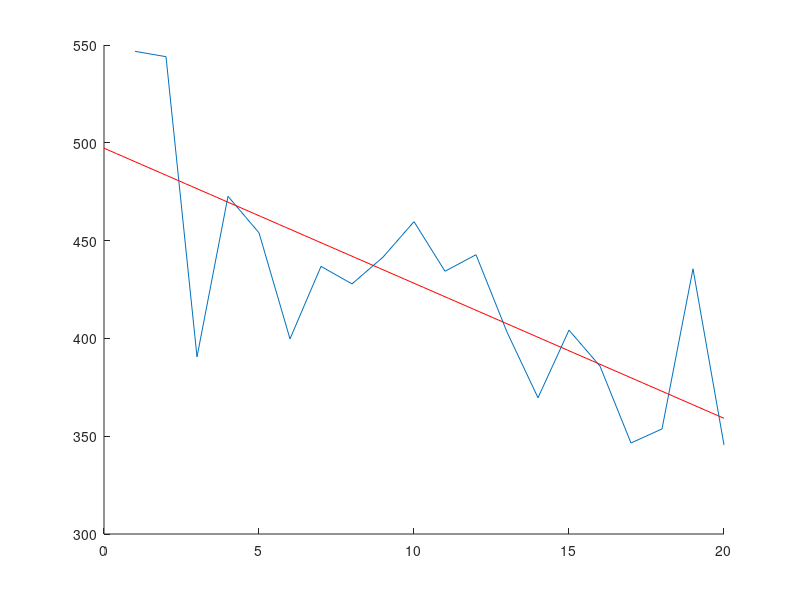
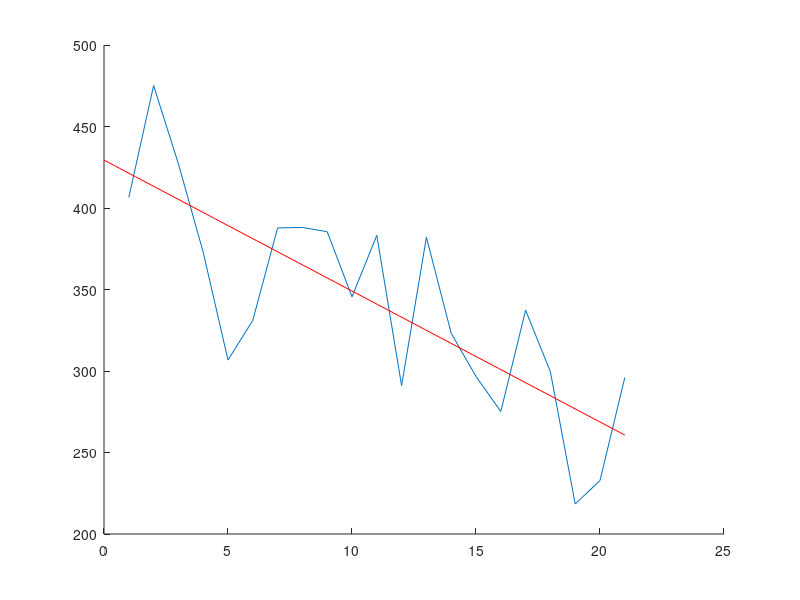
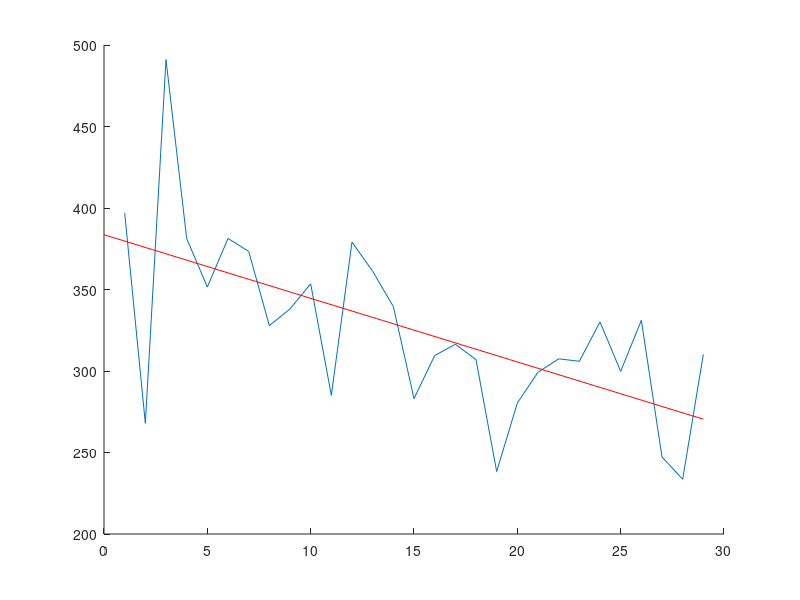

MATLAB code to generate these figures, in order:
% Fit mean per generation
clear all
close all
clc

% Gen_Dia_Data = load('Gen_Dia.mat');
% 
% Art_Gen_Dia = Gen_Dia_Data.Art_Gen_Dia;
% Art_Gen_Dia(isnan(Art_Gen_Dia)) = [];
% 
% Cap_Gen_Dia = Gen_Dia_Data.Cap_Gen_Dia;
% Cap_Gen_Dia (isnan(Cap_Gen_Dia)) = [];
% 
% Ven_Gen_Dia = Gen_Dia_Data.Ven_Gen_Dia;
% Ven_Gen_Dia(isnan(Ven_Gen_Dia)) = [];
% 
% %% Capillary
% Cap_Mean = mean(Cap_Gen_Dia);
% var = var(Cap_Gen_Dia);
% 
% %% Arteriole
% % modelFun =  @(p,x) p(3) .* (x ./ p(1)).^(p(2)-1) .* exp(-(x ./ p(1)).^p(2));
% modelFun =  @(p,x) p(1)*x.^(p(2)) + p(3);
% 
% startingVals = [1 -.3 0];
% coefEsts = nlinfit(1:length(Art_Gen_Dia), Art_Gen_Dia', modelFun, startingVals);
% xgrid = linspace(0,length(Art_Gen_Dia),100);
% figure
% hold on
% plot(1:length(Art_Gen_Dia),Art_Gen_Dia)
% line(xgrid, modelFun(coefEsts, xgrid), 'Color','r');
% 
% %% Venule
% modelFun =  @(p,x) p(1)*x.^(p(2)) + p(3);
% % modelFun =  @(p,x) p(3) .* (x ./ p(1)).^(p(2)-1) .* exp(-(x ./ p(1)).^p(2));
% startingVals = [10 2 5];
% 
% startingVals = [1 -.3 0];
% coefEsts2 = nlinfit(1:length(Ven_Gen_Dia), Ven_Gen_Dia', modelFun, startingVals);
% xgrid = linspace(0,length(Ven_Gen_Dia),100);
% figure
% hold on
% plot(1:length(Ven_Gen_Dia),Ven_Gen_Dia)
% line(xgrid, modelFun(coefEsts2, xgrid), 'Color','r');

%% LENGTH
Gen_Len_Data = load('Gen_Len.mat');

Art_Gen_Len = Gen_Len_Data.Art_Gen_Len;
Art_Gen_Len(isnan(Art_Gen_Len)) = [];

Cap_Gen_Len = Gen_Len_Data.Cap_Gen_Len;
Cap_Gen_Len (isnan(Cap_Gen_Len)) = [];

Ven_Gen_Len = Gen_Len_Data.Ven_Gen_Len;
Ven_Gen_Len(isnan(Ven_Gen_Len)) = [];

%% Capillary
modelFun =  @(p,x) p(1)*x + (p(2));

startingVals = [-.05 500];
coefEstsc = nlinfit(1:length(Cap_Gen_Len), Cap_Gen_Len', modelFun, startingVals);
xgrid = linspace(0,length(Cap_Gen_Len),100);
figure
hold on
plot(1:length(Cap_Gen_Len),Cap_Gen_Len)
line(xgrid, modelFun(coefEstsc, xgrid), 'Color','r');

%% Arteriole

modelFun =  @(p,x) p(1)*x + (p(2));

startingVals = [-.05 500];
coefEstsa = nlinfit(1:length(Art_Gen_Len), Art_Gen_Len', modelFun, startingVals);
xgrid = linspace(0,length(Art_Gen_Len),100);
figure
hold on
plot(1:length(Art_Gen_Len),Art_Gen_Len)
line(xgrid, modelFun(coefEstsa, xgrid), 'Color','r');

%% Venule

modelFun =  @(p,x) p(1)*x + (p(2));

startingVals = [-.05 500];
coefEstsv = nlinfit(1:length(Ven_Gen_Len), Ven_Gen_Len', modelFun, startingVals);
xgrid = linspace(0,length(Ven_Gen_Len),100);
figure
hold on
plot(1:length(Ven_Gen_Len),Ven_Gen_Len)
line(xgrid, modelFun(coefEstsv, xgrid), 'Color','r');

